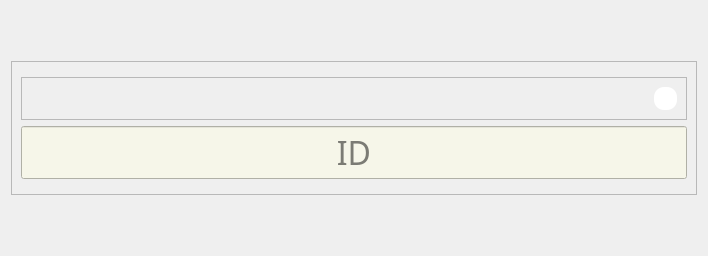
             <widget class="QWidget" name="rmpu_gen">
              <layout class="QVBoxLayout" name="verticalLayout_32">
               <item>
                <spacer name="verticalSpacer_18">
                 <property name="orientation">
                  <enum>Qt::Vertical</enum>
                 </property>
                 <property name="sizeType">
                  <enum>QSizePolicy::Maximum</enum>
                 </property>
                 <property name="sizeHint" stdset="0">
                  <size>
                   <width>20</width>
                   <height>50</height>
                  </size>
                 </property>
                </spacer>
               </item>
               <item>
                <widget class="QFrame" name="rmpu_gen_f1">
                 <property name="frameShape">
                  <enum>QFrame::StyledPanel</enum>
                 </property>
                 <property name="frameShadow">
                  <enum>QFrame::Raised</enum>
                 </property>
                 <layout class="QVBoxLayout" name="verticalLayout_50">
                  <item>
                   <widget class="QFrame" name="frame_18">
                    <property name="frameShape">
                     <enum>QFrame::StyledPanel</enum>
                    </property>
                    <property name="frameShadow">
                     <enum>QFrame::Raised</enum>
                    </property>
                   </widget>
                  </item>
                  <item>
                   <widget class="QFrame" name="frame_16">
                    <property name="maximumSize">
                     <size>
                      <width>16777215</width>
                      <height>50</height>
                     </size>
                    </property>
                    <property name="frameShape">
                     <enum>QFrame::StyledPanel</enum>
                    </property>
                    <property name="frameShadow">
                     <enum>QFrame::Raised</enum>
                    </property>
                    <layout class="QHBoxLayout" name="horizontalLayout_35">
                     <item>
                      <spacer name="horizontalSpacer_53">
                       <property name="orientation">
                        <enum>Qt::Horizontal</enum>
                       </property>
                       <property name="sizeHint" stdset="0">
                        <size>
                         <width>623</width>
                         <height>20</height>
                        </size>
                       </property>
                      </spacer>
                     </item>
                     <item>
                      <widget class="QFrame" name="rmpu_w2_f">
                       <property name="sizePolicy">
                        <sizepolicy hsizetype="Maximum" vsizetype="Maximum">
                         <horstretch>0</horstretch>
                         <verstretch>0</verstretch>
                        </sizepolicy>
                       </property>
                       <property name="minimumSize">
                        <size>
                         <width>23</width>
                         <height>23</height>
                        </size>
                       </property>
                       <property name="toolTip">
                        <string>&lt;html&gt;&lt;head/&gt;&lt;body&gt;&lt;p&gt;HOVER YOUR MOUSE OVER THE DESIRED FIELD FOR HELP&lt;/p&gt;&lt;/body&gt;&lt;/html&gt;</string>
                       </property>
                       <property name="styleSheet">
                        <string notr="true">QFrame{
border-image: url(:/img/Interface_files/qestion.png) 0 0 0 0 sketch sketch;
background-color: rgb(255, 255, 255);
border-radius: 10px;
}
QToolTip { 
color: rgb(246, 246, 233);
background-color:rgb(31, 80, 20);
 border: 0px; 
font: 12pt &quot;Fira Sans &quot;;
}</string>
                       </property>
                       <property name="frameShape">
                        <enum>QFrame::StyledPanel</enum>
                       </property>
                       <property name="frameShadow">
                        <enum>QFrame::Raised</enum>
                       </property>
                      </widget>
                     </item>
                    </layout>
                   </widget>
                  </item>
                  <item>
                   <widget class="QLineEdit" name="rmpu_gen_f1_lb">
                    <property name="font">
                     <font>
                      <family>Voga </family>
                      <pointsize>24</pointsize>
                      <weight>50</weight>
                      <italic>false</italic>
                      <bold>false</bold>
                     </font>
                    </property>
                    <property name="styleSheet">
                     <string notr="true">QLineEdit:focus, QLineEdit:hover
{
	
	background-color: rgb(255, 219, 187);
}
QLineEdit
{
	font: 24pt &quot;Voga &quot;;
	background-color: rgb(246, 246, 233);
}
QToolTip { 
color: rgb(246, 246, 233);
background-color:rgb(31, 80, 20);
 border: 0px; 
font: 12pt &quot;Fira Sans &quot;;
}</string>
                    </property>
                    <property name="inputMask">
                     <string/>
                    </property>
                    <property name="text">
                     <string/>
                    </property>
                    <property name="alignment">
                     <set>Qt::AlignCenter</set>
                    </property>
                    <property name="placeholderText">
                     <string>ID</string>
                    </property>
                   </widget>
                  </item>
                  <item>
                   <widget class="QFrame" name="frame_17">
                    <property name="frameShape">
                     <enum>QFrame::StyledPanel</enum>
                    </property>
                    <property name="frameShadow">
                     <enum>QFrame::Raised</enum>
                    </property>
                   </widget>
                  </item>
                 </layout>
                </widget>
               </item>
               <item>
                <spacer name="verticalSpacer_19">
                 <property name="orientation">
                  <enum>Qt::Vertical</enum>
                 </property>
                 <property name="sizeType">
                  <enum>QSizePolicy::Maximum</enum>
                 </property>
                 <property name="sizeHint" stdset="0">
                  <size>
                   <width>20</width>
                   <height>50</height>
                  </size>
                 </property>
                </spacer>
               </item>
              </layout>
             </widget>
